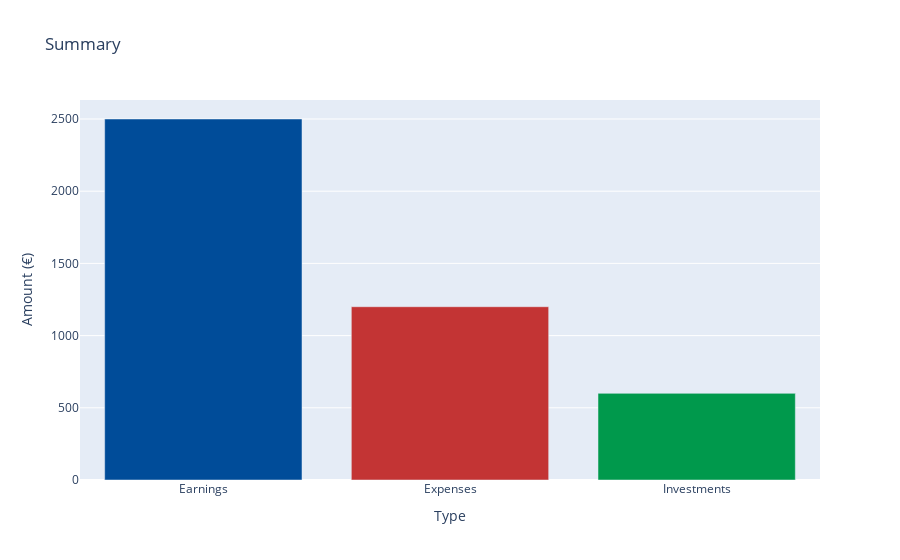

Here is the notebook cell this chart was saved with:
### Code cell
fig = summary_plot(t)
fig.show()

### Figure 1 — Plotly figure (JSON) as saved in the notebook; plotly's stock layout.template omitted (floating-point values rounded to 4 significant figures)
{"data": [{"alignmentgroup": "True", "hovertemplate": "Type=%{x}<br>Amount (€)=%{y}<extra></extra>", "legendgroup": "", "marker": {"color": ["rgb(0,76,153)", "rgb(195, 52, 52)", "rgb(0,153,76)"], "pattern": {"shape": ""}}, "name": "", "offsetgroup": "", "orientation": "v", "showlegend": false, "textposition": "auto", "type": "bar", "x": ["Earnings", "Expenses", "Investments"], "xaxis": "x", "y": [2500, 1200, 600], "yaxis": "y"}], "layout": {"barmode": "relative", "legend": {"tracegroupgap": 0}, "title": {"text": "Summary"}, "xaxis": {"anchor": "y", "domain": [0, 1], "title": {"text": "Type"}}, "yaxis": {"anchor": "x", "domain": [0, 1], "title": {"text": "Amount (€)"}}}}
